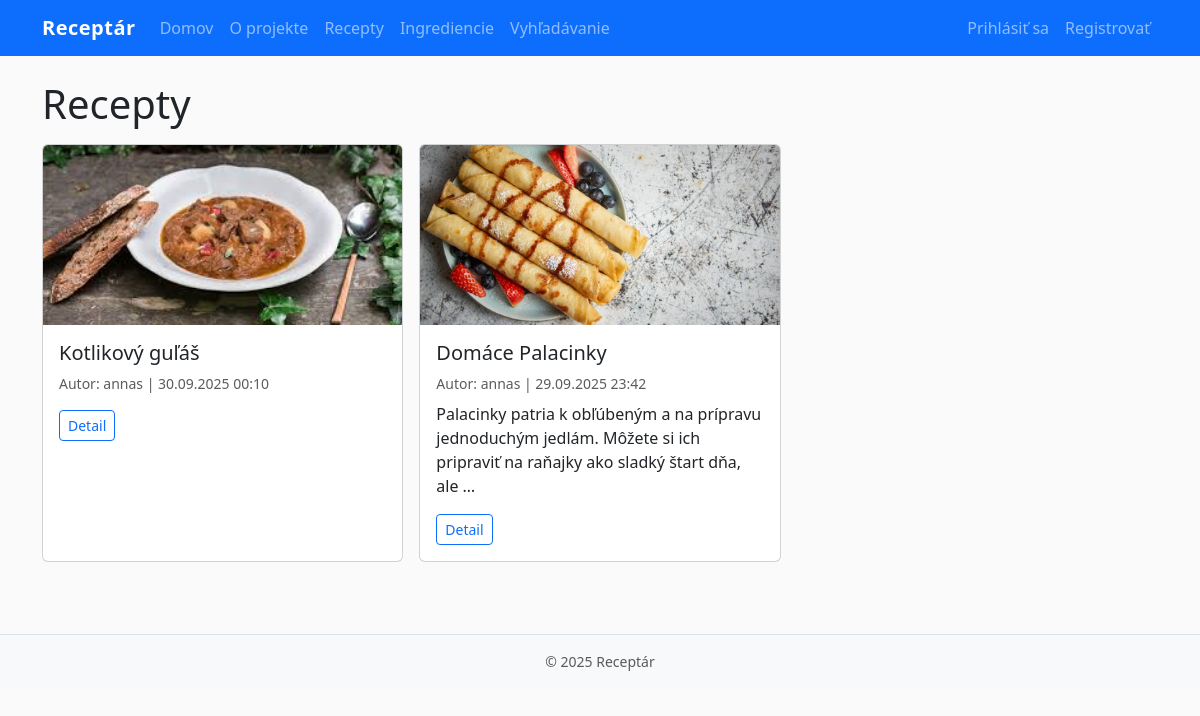
Page /recipes/ on the earlier database version.
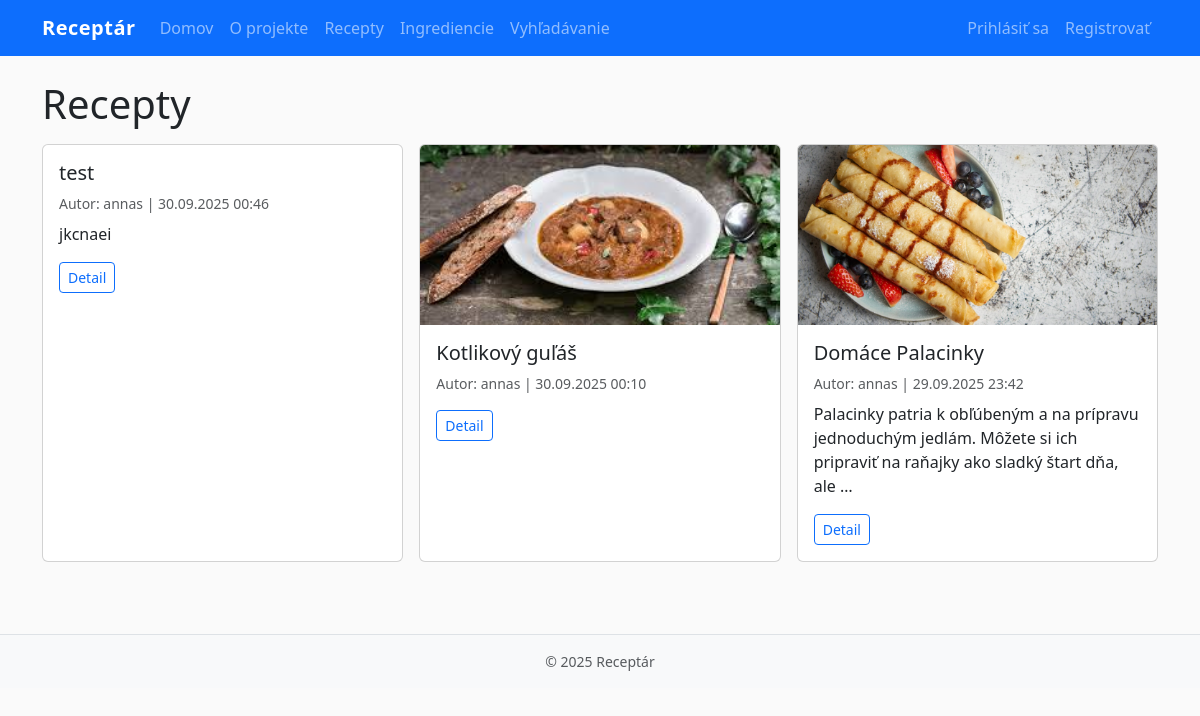
Same page on the later database version.
### recipes/models.py (models this page shows, shortened)
class Recipe(models.Model):
    title = models.CharField(max_length=200)
    description = models.TextField(blank=True)
    instructions = models.TextField()
    image = models.ImageField(upload_to="recipes/", blank=True, null=True)
    created_by = models.ForeignKey(User, on_delete=models.CASCADE, related_name="recipes")
    created_at = models.DateTimeField(auto_now_add=True)
    ingredients = models.ManyToManyField(Ingredient, through="RecipeIngredient", related_name="recipes")
    class Meta:
        ordering = ["-created_at"]

### recipes/views.py (the view)
# urls.py: path("", RecipeListView.as_view(), name="list"),
class RecipeListView(ListView):
    model = Recipe
    template_name = "recipes/recipe_list.html"
    context_object_name = "recipes"
    paginate_by = 12

### templates/recipes/recipe_list.html (shortened to what this page needs)
{% extends "base.html" %}
{% block content %}
<h1 class="mb-3">Recepty</h1>
<div class="row g-3">
  {% for r in recipes %}
  <div class="col-md-4">
    <div class="card h-100">
      {% if r.image %}<img src="{{ r.image.url }}" class="card-img-top" alt="{{ r.title }}">{% endif %}
      <div class="card-body">
        <h5 class="card-title">{{ r.title }}</h5>
        <p class="card-text text-muted small mb-2">Autor: {{ r.created_by.username }} | {{ r.created_at|date:"d.m.Y H:i" }}</p>
        <p class="card-text">{{ r.description|truncatewords:20 }}</p>
        <a href="{% url 'recipes:detail' r.pk %}" class="btn btn-outline-primary btn-sm">Detail</a>
      </div>
    </div>
  </div>
  {% empty %}
    <p>Žiadne recepty zatiaľ nie sú.</p>
  {% endfor %}
</div>
{% endblock %}

Differences in the rows shown:
added Recipe: title "test", created_by.username "annas", created_at "30.09.2025 00:46", description "jkcnaei"
